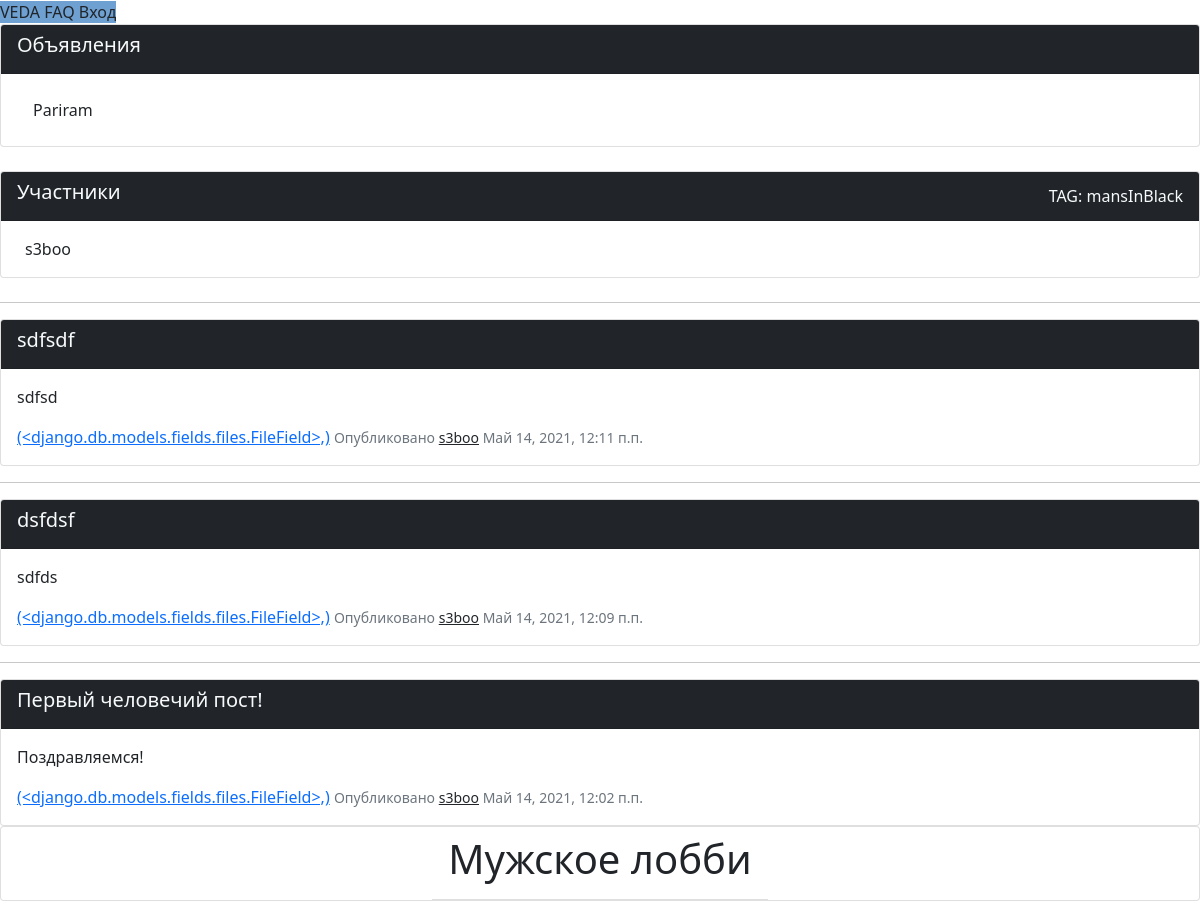
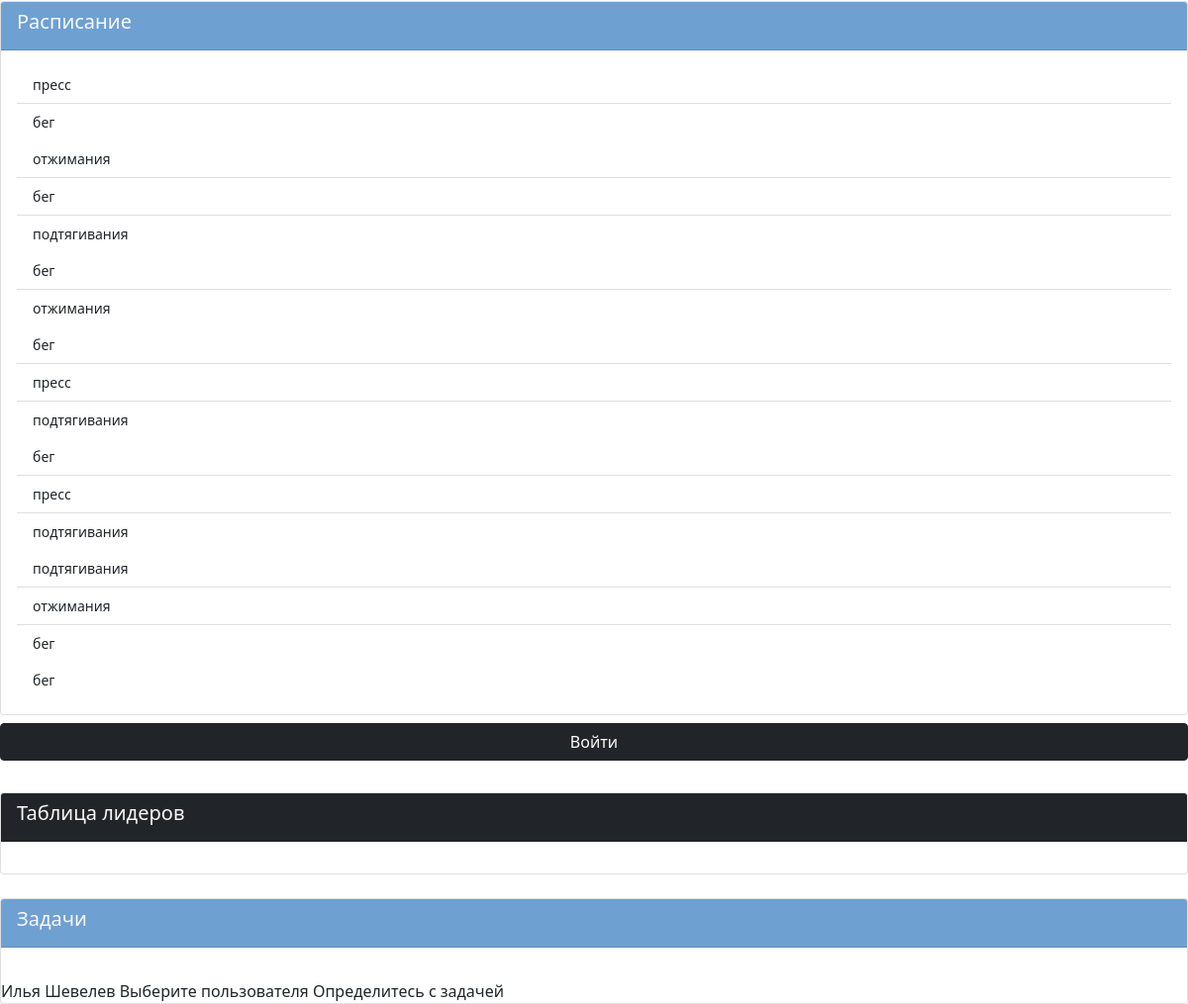
Screenshot of /group/11 with the database file from the repository (2 pictures, top to bottom).
### VEDA_application/models.py (models this page shows, shortened)
class Notice(models.Model):
    group = models.ForeignKey(
        Group,
        on_delete=models.CASCADE,
    ) # Группа для объявления
    author = models.ForeignKey(
        Client,
        on_delete=models.SET_NULL,
        null=True
    ) # Автор объявления (среди модераторов)
    message = models.CharField(max_length=250)                      # Содержание объявления
    date_of_create = models.DateTimeField(auto_now_add=True)        # Дата публикации

class Group(models.Model):
    moderators = models.ManyToManyField(
        Client,
        related_name='moderators',
        blank=True,
    ) # Количество модераторов не ограничено, связаны внешней таблицей с Client
    listeners = models.ManyToManyField(
        Client,
        related_name='listeners',
        blank=True,
    ) # Количество подписчиков не ограничено, связаны внешней таблицей с Client
    name = models.CharField(max_length=40)              # Название группы
    tag = models.CharField(max_length=40, null=True)              # Тег для поиска
    hNotices = models.BooleanField()    # видимость блока объявлений
    hTasks = models.BooleanField()      # видимость блока задач
    hSheet = models.BooleanField()      # видимость блока расписания, ведомости, успеваемости

class Client(models.Model):
    user = models.OneToOneField(
        User,
        on_delete=models.CASCADE,
    )   # Связь один-к-одному с пользователем
    father = models.ForeignKey(
        Parent,
        on_delete=models.SET_NULL,
        null=True,
        related_name='father'
    ) # Связь с родителем внешним ключем
    mother =  models.ForeignKey(
        Parent,
        on_delete=models.SET_NULL,
        null=True,
        related_name='mother'
    ) # Связь с родителем внешним ключом
    status = models.CharField(max_length=100)             # Поле статуса (отображается в профиле пользователя)
    hobbies = models.CharField(max_length=100)            # Поле хобби (используется куратором и отображается в профиле)
    day_of_birthday = models.DateField(null=True)         # Поле дня рождения (используется куратором и отображается в профиле)
    adress = models.CharField(max_length=50)              # Поле адреса (используется только куратором и не виден в профиле)
    vk = models.TextField(blank=True)
    instagram = models.TextField(blank=True)
    gender = models.CharField(choices=(
        ('M', 'Male'),
        ('F', 'Female'),
        ('O', 'Other')
    ), max_length=50, null=True)                          # Пол пользователя в формате первой буквы
    userpic = models.ImageField(upload_to='userpics', null=True, default="default.png")    # Аватар пользователя
    def __str__(self):
            return self.user.username

class Group_post(models.Model):
    group = models.ForeignKey(
        Group,
        on_delete=models.CASCADE
    ) # Группа-автор
    author = models.ForeignKey(
        Client,
        on_delete=models.SET_NULL,
        null=True
    ) # Автор поста, может отсутствовать
    article = models.CharField(max_length=50)                   # Заголовок поста
    text = models.TextField()                                   # Сообщение поста, неограниченное количество знаков
    date_of_create = models.DateTimeField(auto_now_add=True)    # Дата и время публикации поста
    file = models.FileField(null=True, upload_to='files'),      # Файл приложение к посту
    class Meta():
        ordering = ['-date_of_create']

class Lesson(models.Model):
    group = models.ForeignKey(Group, on_delete=models.CASCADE)  # група, для которой записывается урок в расписании
    day = models.IntegerField(choices=(
        (1, 'Monday'),
        (2, 'Tuesday'),
        (3, 'Wednesday'),
        (4, 'Thursday'),
        (5, 'Friday'),
        (6, 'Saturday'),
        (7, 'Sunday'),
    ), blank=False, null=False) # день, в котороый проходит текущее занятие
    discipline = models.CharField(max_length=40, null=False, blank=False) # наименования для конкретного занятия

### VEDA_application/views.py (the view)
# urls.py: re_path('^group/(?P<pk>\S+)$', views.group, name="group"),       # страница конкретной группы, доступ по ключу
def group(request, pk):
    if request.method == "GET":
        group = get_object_or_404(models.Group, pk=pk)
        return render(request, 'group.html', context={
            'group': group,
            'listeners': group.listeners.all(),
            'moderators': group.moderators.all(),
            'notices': models.Notice.objects.filter(group__id=group.id),
            'tasks': models.Task.objects.filter(group__id=group.id),
            'posts': models.Group_post.objects.filter(group__id=group.id),
            'sheet': models.Lesson.objects.filter(group__id=group.id),
            'disciplines': models.Discipline.objects.filter(group__id=group.id),
            'days': range(1, 32),
            'notes': Note.objects.filter(group__id=group.id)
        })

### VEDA_application/templates/group.html (shortened to what this page needs)
{% extends 'main_template.html' %}
{% load static %}
{% block application %}
  {% include 'borders_template.html' %}
  <b-container id="group" class="mt-5">
    <b-row class="flex-column flex-lg-row">
      <b-col cols=12 lg=8>
        {% if group.hNotices %}
          <div class="card card-outline-secondary m-0">
            <div class="card-header bg-dark text-light">
              <h5>Объявления</h5>
            </div>
            <div class="card-body">
              <div class="list-group list-group-flush">
                {% for notice in notices %}
                  <a ref="#"
                    class="list-group-item list-group-item-action d-flex justify-content-between align-items-center">
                    {{ notice.message }}
                  </a>
                {% endfor %}
              </div>
            </div>
          </div>
        {% endif %}
        <div class="card card-outline-secondary m-0 {% if group.hNotices %} mt-4 {% else %} mt-0 {% endif %}">
          <div class="card-header bg-dark text-light d-flex justify-content-between align-items-center">
            <h5>Участники</h5>
            {% if group.tag %}
              <b-badge>TAG:  {{ group.tag }}</b-badge>
            {% endif %}
          </div>
          <div class="card-body">
            <div class="d-flex">
              {% for moderator in moderators %}
                <div id="popover-target-{{ moderator.id }}" class="d-flex flex-column mx-2">
                  {{  moderator.user.username }}
                </div>
              {% endfor %}
            </div>
          </div>
        </div>
        <div class="mt-4">
          {% for post in posts %}
            <hr>
            <div class="card card-outline-secondary mt-2">
              <div class="card-header bg-dark text-light">
                <h5>{{ post.article }}</h5>
              </div>
              <div class="card-body">
                <p>{{ post.text }}</p>
                <a href="{{ post.file.url }}"> {{ post.file}}</a>
                <small class="text-muted">Опубликовано <a class="text-dark" href="{% url 'profile' post.author.id %}">{{ post.author }}</a>  {{ post.date_of_create }}</small>
              </div>
            </div>
          {% endfor %}
        </div>
      </b-col>
      <b-col cols=4>
        <div class="card card-outline-secondary m-0 mb-3 no-body d-flex justify-content-center align-items-center">
          <div class="card-header text-dark bg-white">
            <h1>{{ group.name }}</h1>
          </div>
        </div>
        {% if group.hSheet %}
          <div class="card card-outline-secondary m-0">
            <div class="card-header text-light bg-blue">
              <h5>Расписание</h5>
            </div>
            <div class="card-body">
              <b-tabs small vertical justified>
                <b-tab text="dark" title="Понедельник" active>
                  <div class="list-group list-group-flush">
                    {% for x in sheet %}
                      {% if x.day == 1 %}
                        {% if user.client in moderators %}
                          <b-form
                            method="POST"
                            action="{% url 'set_sheet' x.id %}">
                            <b-form-input size="sm" name="discipline" class="list-group-item list-group-item-action small" value="{{ x.discipline }}">  </b-form-input>
                          </b-form>
                        {% else %}
                          <a class="list-group-item list-group-item-action small"> {{ x.discipline }} </a>
                        {% endif %}
                      {% endif %}
                    {% endfor %}
                  </div>
                </b-tab>
                <b-tab text="dark" title="Вторник">
                  <div class="list-group list-group-flush">
                    {% for x in sheet %}
                      {% if x.day == 2 %}
                        {% if user.client in moderators %}
                          <b-form
                            method="POST"
                            action="{% url 'set_sheet' x.id %}">
                            <b-form-input size="sm" name="discipline" class="list-group-item list-group-item-action small" value="{{ x.discipline }}">  </b-form-input>
                          </b-form>
                        {% else %}
                          <a class="list-group-item list-group-item-action small"> {{ x.discipline }} </a>
                        {% endif %}
                      {% endif %}
                    {% endfor %}
                  </div>
                </b-tab>
                <b-tab text="dark" title="Среда">
                  <div class="list-group list-group-flush">
                    {% for x in sheet %}
                      {% if x.day == 4 %}
                        {% if user.client in moderators %}
                          <b-form
                            method="POST"
                            action="{% url 'set_sheet' x.id %}">
                            <b-form-input size="sm" name="discipline" class="list-group-item list-group-item-action small" value="{{ x.discipline }}">  </b-form-input>
                          </b-form>
                        {% else %}
                          <a class="list-group-item list-group-item-action small"> {{ x.discipline }} </a>
                        {% endif %}
                      {% endif %}
                    {% endfor %}
                  </div>
                </b-tab>
                <b-tab text="dark" title="Четверг">
                  <div class="list-group list-group-flush">
                    {% for x in sheet %}
                      {% if x.day == 5 %}
                        {% if user.client in moderators %}
                          <b-form
                            method="POST"
                            action="{% url 'set_sheet' x.id %}">
                            <b-form-input size="sm" name="discipline" class="list-group-item list-group-item-action small" value="{{ x.discipline }}">  </b-form-input>
                          </b-form>
                        {% else %}
                          <a class="list-group-item list-group-item-action small"> {{ x.discipline }} </a>
                        {% endif %}
                      {% endif %}
                    {% endfor %}
                  </div>
                </b-tab>
                <b-tab text="dark" title="Пятница">
                  <div class="list-group list-group-flush">
                    {% for x in sheet %}
                      {% if x.day == 5 %}
                        {% if user.client in moderators %}
                          <b-form
                            method="POST"
                            action="{% url 'set_sheet' x.id %}">
                            <b-form-input size="sm" name="discipline" class="list-group-item list-group-item-action small" value="{{ x.discipline }}">  </b-form-input>
                          </b-form>
                        {% else %}
                          <a class="list-group-item list-group-item-action small"> {{ x.discipline }} </a>
                        {% endif %}
                      {% endif %}
                    {% endfor %}
                  </div>
                </b-tab>
                <b-tab text="dark" title="Суббота">
                  <div class="list-group list-group-flush">
                    {% for x in sheet %}
                      {% if x.day == 6 %}
                        {% if user.client in moderators %}
                          <b-form
                            method="POST"
                            action="{% url 'set_sheet' x.id %}">
                            <b-form-input size="sm" name="discipline" class="list-group-item list-group-item-action small" value="{{ x.discipline }}">  </b-form-input>
                          </b-form>
                        {% else %}
                          <a class="list-group-item list-group-item-action small"> {{ x.discipline }} </a>
                        {% endif %}
                      {% endif %}
                    {% endfor %}
                  </div>
                </b-tab>
                <b-tab text="dark" title="Воскресенье">
                  <div class="list-group list-group-flush">
                    {% for x in sheet %}
                      {% if x.day == 7 %}
                        {% if user.client in moderators %}
                          <b-form
                            method="POST"
                            action="{% url 'set_sheet' x.id %}">
                            <b-form-input size="sm" name="discipline" class="list-group-item list-group-item-action small" value="{{ x.discipline }}">  </b-form-input>
                          </b-form>
                        {% else %}
                          <a class="list-group-item list-group-item-action small"> {{ x.discipline }} </a>
                        {% endif %}
                      {% endif %}
                    {% endfor %}
                  </div>
                </b-tab>
              </b-tabs>
            </div>
          </div>
        {% endif %}
        {% if not user.client in listeners and not user.client in moderators %}
          <b-form method="POST" action="{% url 'group_enter' group.id %}">
            <b-button type="submit" class="btn w-100 btn-dark my-2">
              Войти
            </b-button>
          </b-form>
        {% else %}
          <b-form method="POST" action="{% url 'group_out' group.id %}">
            <b-button class="btn w-100 btn-dark my-2" type="submit">
              Выйти
            </b-button>
          </b-form>
        {% endif %}
        {% if group.hSheet %}
          <div class="card card-outline-secondary m-0 mt-4">
            <div class="card-header bg-dark text-light">
              <h5>Таблица лидеров</h5>
            </div>
            <div class="card-body">
            </div>
          </div>
        {% endif %}
        {% if group.hTasks %}
          <div class="card card-outline-secondary m-0 mt-4">
            <div class="card-header bg-blue text-light">
              <h5 class="d-flex justify-content-between align-items-center">Задачи
              </h5>
            </div>
            <div class="card-body">
            </div>
            <b-modal
              id="taskModal"
              v-model="taskModalShow"
              title="Новая задача"
              @show="resetTaskModal"
              @reset="resetTaskModal"
              @ok="taskSubmit">
              <b-form
                id="taskForm"
                method="POST"
                action="{% url 'add_task' group.id %}">
                <b-form-input-group>
                  <b-form-select
                  v-model="taskForm.user"
                  size="lg"
                  class="mt-2 w-100"
                  :state="validateUser">
                    {% for user in moderators %}
                      <b-form-select-option value="{{ user.id }}">{{ user.user.first_name }} {{ user.user.last_name }}</b-form-select-option>
                    {% endfor %}
                  </b-form-select>
                  <b-form-invalid-feedback :state="validateUser">Выберите пользователя</b-form-invalid-feedback>
                </b-form-input-group>
                <b-form-input-group>
                  <b-form-invalid-feedback :state="validateTaskContent">Определитесь с задачей</b-form-invalid-feedback>
                </b-form-input-group>
              </b-form>
            </b-modal>
          </div>
        {% endif %}
      </b-col>
    </b-row>
  </b-container>
{% endblock application %}

### static/bg.css (style rules this page uses)
.bg-blue { background-color: #6ea0d2; }

### rows the page displays
Notice: message "Pariram"
Group: tag "mansInBlack", name "Мужское лобби"
Client: user.username "s3boo", {{ user.id }} 1 (drawn), user.first_name "Илья", user.last_name "Шевелев"
Group_post: article "sdfsdf", text "sdfsd", file "(<django.db.models.fields.files.FileField>,)", author "s3boo", date_of_create "Май 14, 2021, 12:11 п.п."
Group_post: article "dsfdsf", text "sdfds", file "(<django.db.models.fields.files.FileField>,)", author "s3boo", date_of_create "Май 14, 2021, 12:09 п.п."
Group_post: article "Первый человечий пост!", text "Поздравляемся!", file "(<django.db.models.fields.files.FileField>,)", author "s3boo", date_of_create "Май 14, 2021, 12:02 п.п."
Lesson: discipline "пресс"
Lesson: discipline "бег"
Lesson: discipline "отжимания"
Lesson: discipline "бег"
Lesson: discipline "подтягивания"
Lesson: discipline "бег"
Lesson: discipline "отжимания"
Lesson: discipline "бег"
Lesson: discipline "пресс"
Lesson: discipline "подтягивания"
Lesson: discipline "подтягивания"
Lesson: discipline "отжимания"
Lesson: discipline "бег"
Lesson: discipline "бег"
